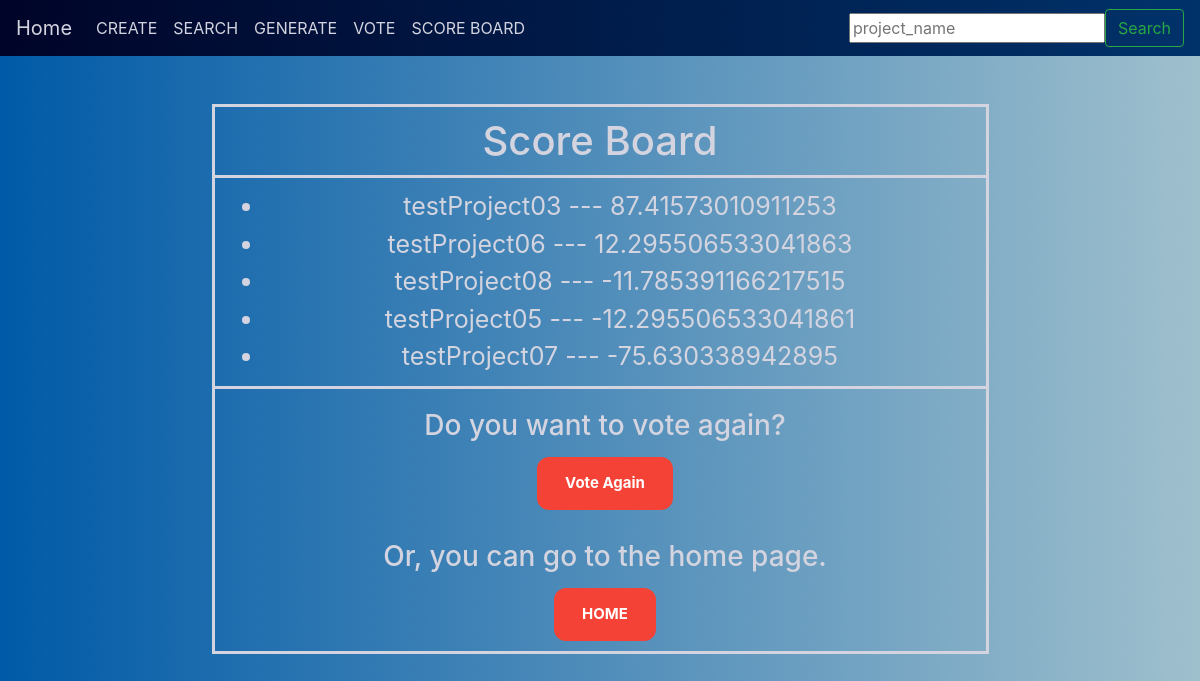
The app's page /projects/scoreBoard with its own data.
### projects/models.py (models this page shows, shortened)
class Score(models.Model):
    project = models.OneToOneField(
        Projects,
        on_delete=models.CASCADE,
        primary_key=True,
    )
    score = models.IntegerField(default=0)
    first_criterion_score = models.IntegerField(default=0)
    second_criterion_score = models.IntegerField(default=0)
    third_criterion_score = models.IntegerField(default=0)

### projects/views.py (the view)
# urls.py: path('scoreBoard', views.scoreBoard, name = 'scoreBoard'),
def scoreBoard(request):
    template = loader.get_template('projects/scoreBoard.html')
    allProjects = Score.objects.raw(
        'SELECT* FROM (projects_projects JOIN projects_score ON projects_score.project_id = projects_projects.id) ORDER BY projects_score.score DESC')
    context = {
        'allProjects' : allProjects,
    }
    return HttpResponse(template.render(context, request))

### projects/templates/projects/scoreBoard.html (shortened to what this page needs)
{% include "./partials/header.html" %}
<div class="container">
  <h1 style="text-align:center;border:3px solid; padding:10px; width:70%; margin:auto">
    Score Board
  </h1>
    <ul style="border: 3px solid; border-top:none; padding:10px; width:70%; margin: auto">
      {% for p in allProjects %}
          <li style="margin-left:40px;font-size:25px;">{{ p.project_name }} --- {{ p.score }}</li>
      {% endfor %}
    </ul>
    <div style="border: 3px solid; border-top:none; padding:10px; width:70%; margin: auto">
        <h3 style="margin-top:10px;margin-bottom:15px;margin-right:0px;margin-left:10px;">Do you want to vote again?</h3>
        <a class="button button1" style="margin:0 0 0 10px;font-size:15px;font-weight: bold;" href="{% url 'projects:vote' %}">Vote Again</a>
        <h3 style="margin-top:30px;margin-bottom:15px;margin-right:0px;margin-left:10px;">Or, you can go to the home page.</h3>
        <a class="button button1" style="margin:0 0 0 10px;font-size:15px;font-weight: bold;" href="{% url 'projects:index' %}">HOME</a>
    </div>
</div>
{% include "./partials/footer.html" %}

### projects/static/projects/style.css (style rules this page uses)
html { height: 100%; }
body { background-image: url("/static/projects/art/1.jpg") ; color: rgb(211, 212, 223); height: 100%; position: relative; text-align: center; }
a { color: rgb(211, 212, 223); }
.container { margin-top: 3em; }

### projects/templates/projects/scoreBoard.html (style rules this page uses)
.button { border: none; color: white; padding: 13px 26px; text-align: center; text-decoration: none; display: inline-block; font-size: 16px; margin: 0 auto; transition-duration: 0.4s; cursor: pointer; }
.button1 { background-color: #f44336; color: white; border: 2px solid #f44336; border-radius: 12px; }

### records on screen
Score: project_name "testProject03", score "87.41573010911253"
Score: project_name "testProject06", score "12.295506533041863"
Score: project_name "testProject08", score "-11.785391166217515"
Score: project_name "testProject05", score "-12.295506533041861"
Score: project_name "testProject07", score "-75.630338942895"
